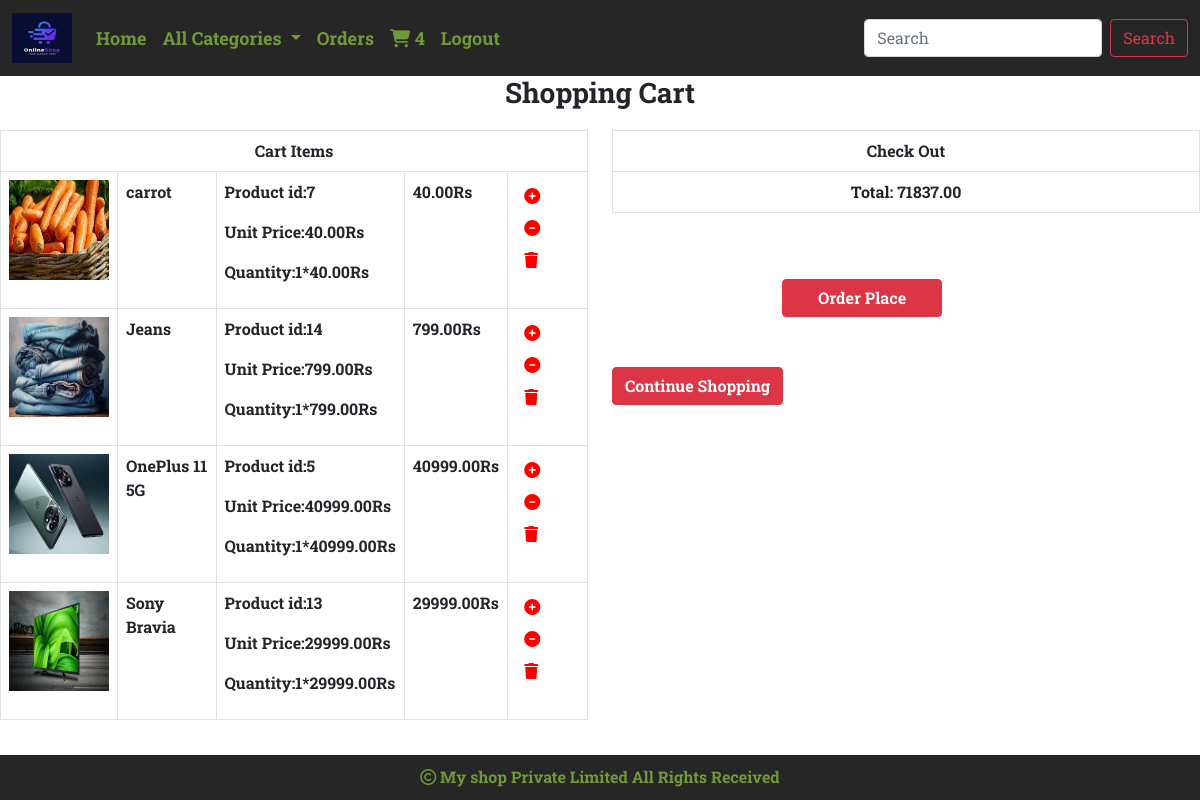
Screenshot of /cart/Cart_view (signed in) with the database file from the repository.
### Cart/models.py (models this page shows)
class Cart(models.Model):
    product=models.ForeignKey(Product,on_delete=models.CASCADE)
    user=models.ForeignKey(User, on_delete=models.CASCADE)
    quantity=models.IntegerField()
    date_added=models.DateField(auto_now_add=True)
    def subtotal(self):
        return self.quantity*self.product.price

### Shop/models.py (models this page shows, shortened)
class Product(models.Model):
    pname = models.CharField(max_length=200)
    description = models.TextField()
    image = models.ImageField(upload_to='Shop/Category', null=True, blank=True)
    price = models.DecimalField(max_digits=10,decimal_places=2)
    category = models.ForeignKey(Category,on_delete=models.CASCADE)
    stock = models.IntegerField()
    available = models.BooleanField(default=True)
    created = models.DateTimeField(auto_now_add=True)
    updated = models.DateTimeField(auto_now=True)

### Cart/views.py (the view)
# urls.py: path('Cart_view', views.Cart_view, name="Cart_view"),
@login_required
def Cart_view(request):
    Total=0
    user=request.user
    cart=Cart.objects.filter(user=user)
    for i in cart:
        Total+=i.quantity * i.product.price
    return render(request,'Cart.html',{'cart':cart,'Total':Total})

### Cart/context_processors.py (called while the page is built)
def counter(request):
    item_count=0
    if request.user.is_authenticated:
        user=request.user
        try:
            cart=Cart.objects.filter(user=user)
            for i in cart:
                item_count+=i.quantity
        except:
            item_count=0
    return {'count':item_count}

### Shop/context_processors.py (called while the page is built)
def menu_links(request):
    links = Category.objects.all()
    return {'links':links}

### Templates/Cart.html
<!DOCTYPE html>
{% extends 'Base.html' %}
{% block content %}
{% if not cart %}
<div>
    <h1 class="text-center">Cart is Empty</h1>
    <strong><a href="{% url 'Shop:Allcategory' %}"> Continue Shopping</a></strong>
</div>
{% else %}
<div class="row">
    <h3 class="text-center" style="margin-bottom:20px;"><b>Shopping Cart</b></h3>
    <div  class="col-sm-6">
        <table class="table table-bordered">
       <tr><th colspan="5" class="text-center">Cart Items</th></tr>
         {% for i in cart %}
    <tr>
        <td><img src="{{i.product.image.url}}" height="100px" width="100px"></td>
        <td><p><strong>{{i.product.pname}}</strong></p></td>
        <td><p><strong>Product id:{{i.product.id}}</strong></p>
        <p><strong>Unit Price:{{i.product.price}}Rs</strong></p>
        <p><strong>Quantity:{{i.quantity}}*{{i.product.price}}Rs</strong></p></td>
        <td><p><strong>{{i.subtotal}}Rs</strong></p></td>
        <td>
            {% if i.quantity < i.product.stock %}
            <a href="{% url 'Cart:Add_to_cart' i.product.pname %}"><i class="fa-solid fa-circle-plus" style="color:red; margin:8px;"></i></a>
            <a href="{% url 'Cart:Cart_remove' i.product.pname %}"><i style="color:red; margin:8px;" class="fa-solid fa-circle-minus"></i></a>
            <a href="{% url 'Cart:Full_remove' i.product.pname %}"><i style="color:red; margin:8px;" class="fa-solid fa-trash"></i></a>
            {% else %}
              <a href="{% url 'Cart:Cart_remove' i.product.pname %}"><i style="color:red; margin:8px;" class="fa-solid fa-circle-minus"></i></a>
              <a href="{% url 'Cart:Full_remove' i.product.pname %}"><i style="color:red; margin:8px;" class="fa-solid fa-trash"></i></a>
            {% endif %}
        </td>
    </tr>
        {% endfor %}
    </table>
    </div>
    <div class="col-sm-6 ">
        <table class="table table-bordered">
            <tr><th class="text-center">Check Out</th></tr>
            <tr><th class="text-center">Total: {{Total}}</th></tr>
        </table>
        <a href="{% url 'Cart:Order_form' %}"style="margin-left:170px;margin-right:100px;padding-right:35px;padding-left:35px; margin-top:50px; " class="btn btn-danger"><b>Order Place</b></a>
        <a href="{% url 'Shop:Allcategory' %}" style="margin-top:50px; " class="btn btn-danger"><b>Continue Shopping</b></a>
    </div>
</div>
{% endif %}
{% endblock %}

### Templates/Base.html (shortened to what this page needs)
<!DOCTYPE html>
{% load static %}
<html lang="en">
<head>
    <link href="https://cdn.jsdelivr.net/npm/bootstrap@5.0.2/dist/css/bootstrap.min.css" rel="stylesheet">
    <link rel="stylesheet" href="{% static 'Css/Style.css' %}">
    <link rel="stylesheet" href="https://cdnjs.cloudflare.com/ajax/libs/font-awesome/6.4.2/css/all.min.css" />
</head>
<body>
<header>
       <nav class="navbar navbar-expand-lg navbar-light bg-light ">
  <div class="container-fluid">
    <a class="navbar-brand" href="#"><img src="{% static 'images/Ecommerce logo.jpg' %}" height="50px" width="60px"></a>
    <div class="collapse navbar-collapse" id="navbarSupportedContent">
      <ul class="navbar-nav me-auto mb-2 mb-lg-0">
        <li class="nav-item">
          <a class="nav-link" aria-current="page" href="{% url 'Shop:Allcategory' %}">Home</a>
        </li>
          {% if user.is_authenticated %}
          {% if user.is_superuser != True %}
        <li class="nav-item dropdown">
          <a class="nav-link dropdown-toggle" href="#" id="navbarDropdown" role="button" data-bs-toggle="dropdown" aria-expanded="false">
            All Categories
          </a>
           <li class="nav-item">
          <a class="nav-link" href="{% url 'Cart:Orders' %}">Orders</a>
        </li>
          {% endif %}
          <li class="nav-item">
          <a class="nav-link" href="{% url 'Cart:Cart_view' %}"><i class="fa-solid fa-cart-shopping"></i>   {{count}}</a>
        </li>
         <li class="nav-item">
          <a class="nav-link" href="{% url 'Shop:Logout' %}">Logout</a>
        </li>
          {% endif %}
      </ul>
      <form class="d-flex" method="post" action="{% url 'Search:Searchresult' %}">
        <input class="form-control me-2" type="search" name="q" placeholder="Search" aria-label="Search">
        <button class="btn btn-outline-danger" type="submit">Search</button>
      </form>
    </div>
  </div>
</nav>
</header>
{% block content %}
{% endblock %}
<footer>
    <div class="footer ">
        <p><i class="fa-regular fa-copyright"></i> My shop Private Limited All Rights Received</p>
    </div>
</footer>

### Static/Css/Style.css (style rules this page uses)
body { font-family: 'Roboto Slab', serif; }
.navbar-light .navbar-nav .nav-link,.navbar-light .navbar-brand .nav-link.active { color:#6f9a37;; font-size:18px; font-weight:bold; }
.bg-light { background-color:#262626!important; }
.footer { height:45px; width:100%; background-color:#262626!important; color:#6f9a37; position:fixed; bottom:0; left:0; padding-top:10px; font-weight:bold; text-align:center; }

### rows the page displays
Cart: product.image (picture), product.pname "carrot", product.id "7", product.price "40.00", quantity "1", subtotal "40.00"
Cart: product.image (picture), product.pname "Jeans", product.id "14", product.price "799.00", quantity "1", subtotal "799.00"
Cart: product.image (picture), product.pname "OnePlus 11 5G", product.id "5", product.price "40999.00", quantity "1", subtotal "40999.00"
Cart: product.image (picture), product.pname "Sony Bravia", product.id "13", product.price "29999.00", quantity "1", subtotal "29999.00"

### other values shown
{{ count }} "4"
{{ Total }} "71837.00"
